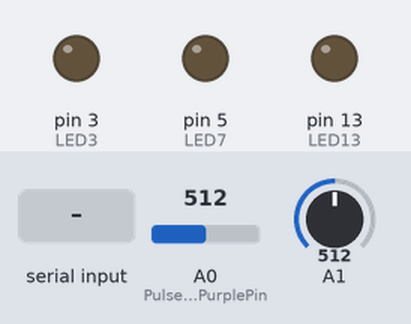
The sketch below on a simulated Arduino Uno, built with avr-gcc and run on an emulated ATmega328P. On the bench: output pins drawn as LEDs (lit = HIGH). The inputs (shaded band) are chosen by the test bench; at power-on: A0 (PulseSensorPurplePin) = 512, A1 = 512. What the sketch prints to the serial monitor is not drawn.

Above: at 1.2 s.
1.3 s: "b" received over Serial
At 2.0 s:
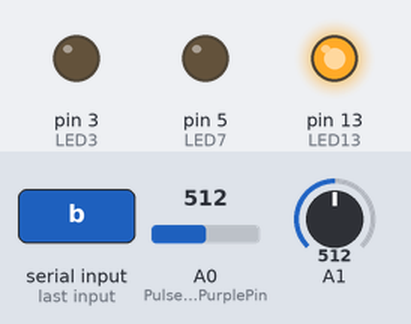
2.8 s: "c" received over Serial
At 3.1 s:
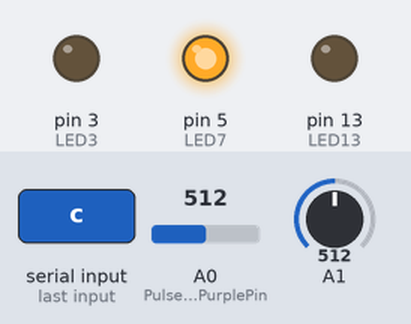
4.3 s: "d" received over Serial
At 5.3 s:
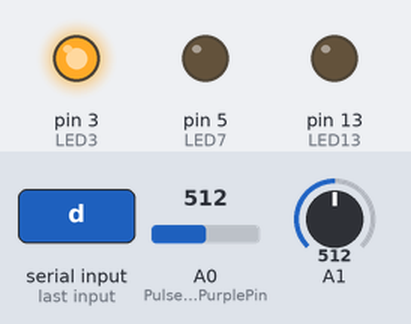
5.8 s: "1" received over Serial
At 6.4 s:
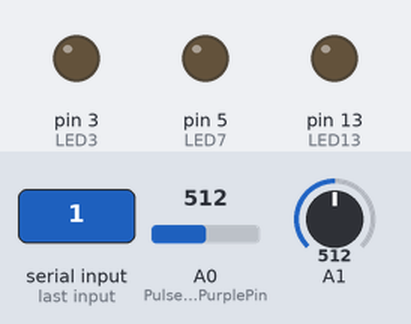
Timing chart, 0 to 8.8 s (numbered marks = the images above; inputs shaded):
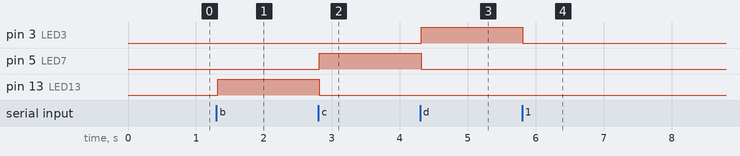

Measured:
- after the input at 1.3 s, pin 13 (LED13): LOW → HIGH at once
- after the input at 2.8 s, pin 5 (LED7): LOW → HIGH at once; pin 13 (LED13): HIGH → LOW at once
- after the input at 4.3 s, pin 3 (LED3): LOW → HIGH at once; pin 5 (LED7): HIGH → LOW at once
- after the input at 5.8 s, pin 3 (LED3): HIGH → LOW at once

The sketch:

sketch_may29a.ino
```cpp
#define HEARTBEATBUFFERSIZE 60
#define AVERAGINGINTERVAL 10

//  Variables
int PulseSensorPurplePin = A0;        // Pulse Sensor PURPLE WIRE connected to ANALOG PIN 0
int LED13 = 13;   //  Red LED
int LED7 = 5;    //  Yellow LED
int LED3 = 3;    //  Green LED
const int GSR = A1;


int Signal;                // holds the incoming raw data. Signal value can range from 0-1024
int Threshold_0 = 30;
int Threshold_1 = 90;
int Threshold_2 = 120;     // Determine which Signal to "count as a beat", and which to ingore.

int numSignals=100;
int currentIndex=1;
int haveAverage=0;
long workingAverage=0;
int averageSignal;
int haveDeviation=0;
long workingDeviation=0;
int deviationSignal;

const int detectingRise=0;
long riseTime;
const int detectingFall=1;
const int deviationThreshold=20;
int detectingState=detectingRise;

long heartbeatTime[HEARTBEATBUFFERSIZE];
int heartbeatIndex=0;
int heartbeatsRecorded=0;

long firstBeatTime;
long calculationTime;
long lastBPMCalculationTime;
long *lastBPMCalculationTimePointer=&lastBPMCalculationTime;
int heartbeatCount;

int beatsPerMinute;

char stressLevel;

// The SetUp Function:
void setup() {
  pinMode(LED13,OUTPUT);         // pin that will blink to your heartbeat!
  pinMode(LED7,OUTPUT);
  pinMode(LED3,OUTPUT);

  Serial.begin(9600);         // Set's up Serial Communication at certain speed.
}

// The Main Loop Function
void loop() {
  while (Serial.available()) {
    stressLevel = (char)Serial.read();
  }

  Signal = analogRead(PulseSensorPurplePin);  // Read the PulseSensor's value.
                                              // Assign this value to the "Signal" variable.
  workingAverage+=Signal;
  if(haveAverage) {
    workingDeviation+=(Signal-averageSignal)*(Signal-averageSignal);
  }
  currentIndex++;
  if(currentIndex>numSignals) {
    currentIndex=1;
    haveAverage=1;
    averageSignal=workingAverage/numSignals;
    workingAverage=0;
   deviationSignal=sqrt(workingDeviation/(numSignals-1));
   workingDeviation=0;
   if(deviationSignal) {
    haveDeviation=1;
   }
   //Serial.println(averageSignal);
  }
   //Serial.print(deviationSignal*100);
   //Serial.print(",");
   Serial.print(analogRead(A0));                    // Send the Signal value to Serial Plotter.
   //Serial.println(millis());
   Serial.print(',');
   Serial.println(analogRead(A1));
   //Serial.print(',');
   //Serial.println(stressLevel);

  if(haveDeviation) {
    if(detectingState==detectingRise) {
      if(Signal-averageSignal>deviationSignal && deviationSignal>deviationThreshold) {
        detectingState=detectingFall;
        riseTime=millis();
      }
    }
    else {
      if(Signal-averageSignal<deviationSignal*0.5) {
        if(millis()<riseTime+500) {
          if(!firstBeatTime) {
            firstBeatTime=millis();
          }
          heartbeatTime[heartbeatIndex++]=millis();
          heartbeatsRecorded++;
          if(heartbeatIndex>HEARTBEATBUFFERSIZE-1) {
            heartbeatIndex=0;
          }

          beatsPerMinute=beatsPerMinuteF(firstBeatTime,heartbeatsRecorded,heartbeatTime,lastBPMCalculationTimePointer);
        }
        detectingState=detectingRise;
      }
    }
  }
  if(millis()>*lastBPMCalculationTimePointer+2000 && heartbeatsRecorded) {
     beatsPerMinute=beatsPerMinuteF(firstBeatTime,heartbeatsRecorded,heartbeatTime,lastBPMCalculationTimePointer);
  }


  //beatsPerMinute=beatsPerMinuteF(firstBeatTime,heartbeatsRecorded,heartbeatTime,lastBPMCalculationTimePointer);

//   if(beatsPerMinute > Threshold_2){                          // If the signal is above "550", then "turn-on" Arduino's on-Board LED.
//     digitalWrite(LED13,HIGH);
//     digitalWrite(LED7,LOW);
//     digitalWrite(LED3,LOW);
//   } else if(beatsPerMinute > Threshold_1) {
//     digitalWrite(LED13,LOW);
//     digitalWrite(LED7,HIGH);
//     digitalWrite(LED3,LOW);                 //  Else, the sigal must be below "550", so "turn-off" this LED.
//   } else if(beatsPerMinute > Threshold_0) {
//     digitalWrite(LED13,LOW);
//     digitalWrite(LED7,LOW);
//     digitalWrite(LED3,HIGH);
//   } else {
//     digitalWrite(LED13,LOW);
//     digitalWrite(LED7,LOW);
//     digitalWrite(LED3,LOW);
//   }
   if(stressLevel == 'b'){                          // If the signal is above "550", then "turn-on" Arduino's on-Board LED.
     digitalWrite(LED13,HIGH);
     digitalWrite(LED7,LOW);
     digitalWrite(LED3,LOW);
   } else if(stressLevel == 'c') {
     digitalWrite(LED13,LOW);
     digitalWrite(LED7,HIGH);
     digitalWrite(LED3,LOW);                 //  Else, the sigal must be below "550", so "turn-off" this LED.
   } else if(stressLevel == 'd') {
     digitalWrite(LED13,LOW);
     digitalWrite(LED7,LOW);
     digitalWrite(LED3,HIGH);
   } else {
     digitalWrite(LED13,LOW);
     digitalWrite(LED7,LOW);
     digitalWrite(LED3,LOW);
   }

   //Serial.print(',');
   //Serial.println(beatsPerMinute);
}

int beatsPerMinuteF(int firstBeatTime,int heartbeatsRecorded,long heartbeatTime[],long* BPMtimePointer) {
  int heartbeatCount=0;
  long calculationTime=millis();
  if(calculationTime<=AVERAGINGINTERVAL*1000+firstBeatTime) return 0;
  for (int i=0;i<HEARTBEATBUFFERSIZE && i<heartbeatsRecorded;i++) {
    if (heartbeatTime[i]>calculationTime-AVERAGINGINTERVAL*1000) {
      heartbeatCount++;
    }
  }

  beatsPerMinute=heartbeatCount*60/AVERAGINGINTERVAL;
  *BPMtimePointer=millis();

  return beatsPerMinute;
}
```
